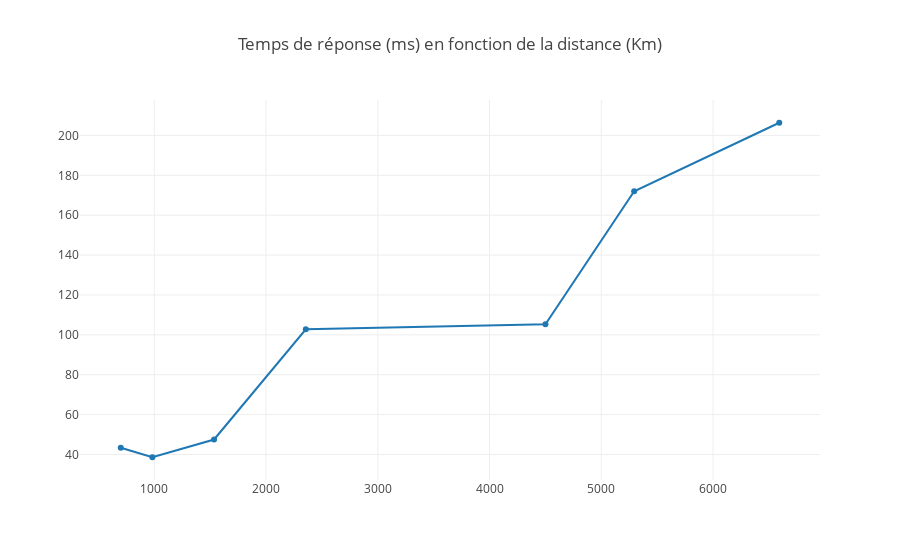

Notebook source saved alongside this figure:
### Code cell
distances = [700,983,1535,2356,4500,5294,6592,10609]
tms = [43.392, 38.611,47.508,102.791,105.255, 171.976, 206.350]

plotly.offline.iplot({
    "data": [Scatter(x=distances, y= tms)],
    "layout": Layout(title="Temps de réponse (ms) en fonction de la distance (Km)")
})

### Figure 1 — Plotly figure (JSON) as saved in the notebook; plotly's stock layout.template omitted (floating-point values rounded to 4 significant figures)
{"data": [{"type": "scatter", "x": [700, 983, 1535, 2356, 4500, 5294, 6592, 10609], "y": [43.39, 38.61, 47.51, 102.8, 105.3, 172.0, 206.3]}], "layout": {"title": "Temps de réponse (ms) en fonction de la distance (Km)"}}
